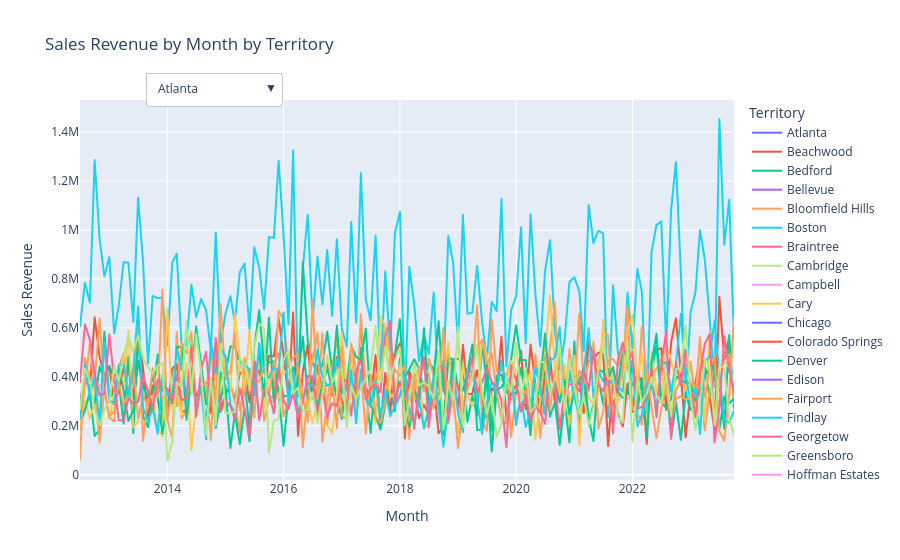

The notebook cell this image was saved under:
### Code cell
sql_data_analyst.get_plotly_graph()

### Figure 1 — Plotly figure (JSON) as saved in the notebook; plotly's stock layout.template omitted (floating-point values rounded to 4 significant figures; data arrays with more than 128 entries replaced by an {"elided": "..."} marker saying what was removed)
{"data": [{"hovertemplate": "Territory=Atlanta<br>Month=%{x}<br>Sales Revenue=%{y}<extra></extra>", "legendgroup": "Atlanta", "line": {"color": "#636efa", "dash": "solid"}, "marker": {"symbol": "circle"}, "mode": "lines", "name": "Atlanta", "showlegend": true, "type": "scattergl", "x": {"elided": "136 str values"}, "xaxis": "x", "y": {"elided": "136 float values"}, "yaxis": "y"}, {"hovertemplate": "Territory=Beachwood<br>Month=%{x}<br>Sales Revenue=%{y}<extra></extra>", "legendgroup": "Beachwood", "line": {"color": "#EF553B", "dash": "solid"}, "marker": {"symbol": "circle"}, "mode": "lines", "name": "Beachwood", "showlegend": true, "type": "scattergl", "x": {"elided": "136 str values"}, "xaxis": "x", "y": {"elided": "136 float values"}, "yaxis": "y"}, {"hovertemplate": "Territory=Bedford<br>Month=%{x}<br>Sales Revenue=%{y}<extra></extra>", "legendgroup": "Bedford", "line": {"color": "#00cc96", "dash": "solid"}, "marker": {"symbol": "circle"}, "mode": "lines", "name": "Bedford", "showlegend": true, "type": "scattergl", "x": {"elided": "136 str values"}, "xaxis": "x", "y": {"elided": "136 float values"}, "yaxis": "y"}, {"hovertemplate": "Territory=Bellevue<br>Month=%{x}<br>Sales Revenue=%{y}<extra></extra>", "legendgroup": "Bellevue", "line": {"color": "#ab63fa", "dash": "solid"}, "marker": {"symbol": "circle"}, "mode": "lines", "name": "Bellevue", "showlegend": true, "type": "scattergl", "x": {"elided": "136 str values"}, "xaxis": "x", "y": {"elided": "136 float values"}, "yaxis": "y"}, {"hovertemplate": "Territory=Bloomfield Hills<br>Month=%{x}<br>Sales Revenue=%{y}<extra></extra>", "legendgroup": "Bloomfield Hills", "line": {"color": "#FFA15A", "dash": "solid"}, "marker": {"symbol": "circle"}, "mode": "lines", "name": "Bloomfield Hills", "showlegend": true, "type": "scattergl", "x": {"elided": "136 str values"}, "xaxis": "x", "y": {"elided": "136 float values"}, "yaxis": "y"}, {"hovertemplate": "Territory=Boston<br>Month=%{x}<br>Sales Revenue=%{y}<extra></extra>", "legendgroup": "Boston", "line": {"color": "#19d3f3", "dash": "solid"}, "marker": {"symbol": "circle"}, "mode": "lines", "name": "Boston", "showlegend": true, "type": "scattergl", "x": {"elided": "136 str values"}, "xaxis": "x", "y": {"elided": "136 float values"}, "yaxis": "y"}, {"hovertemplate": "Territory=Braintree<br>Month=%{x}<br>Sales Revenue=%{y}<extra></extra>", "legendgroup": "Braintree", "line": {"color": "#FF6692", "dash": "solid"}, "marker": {"symbol": "circle"}, "mode": "lines", "name": "Braintree", "showlegend": true, "type": "scattergl", "x": {"elided": "136 str values"}, "xaxis": "x", "y": {"elided": "136 float values"}, "yaxis": "y"}, {"hovertemplate": "Territory=Cambridge<br>Month=%{x}<br>Sales Revenue=%{y}<extra></extra>", "legendgroup": "Cambridge", "line": {"color": "#B6E880", "dash": "solid"}, "marker": {"symbol": "circle"}, "mode": "lines", "name": "Cambridge", "showlegend": true, "type": "scattergl", "x": {"elided": "136 str values"}, "xaxis": "x", "y": {"elided": "136 float values"}, "yaxis": "y"}, {"hovertemplate": "Territory=Campbell<br>Month=%{x}<br>Sales Revenue=%{y}<extra></extra>", "legendgroup": "Campbell", "line": {"color": "#FF97FF", "dash": "solid"}, "marker": {"symbol": "circle"}, "mode": "lines", "name": "Campbell", "showlegend": true, "type": "scattergl", "x": {"elided": "136 str values"}, "xaxis": "x", "y": {"elided": "136 float values"}, "yaxis": "y"}, {"hovertemplate": "Territory=Cary<br>Month=%{x}<br>Sales Revenue=%{y}<extra></extra>", "legendgroup": "Cary", "line": {"color": "#FECB52", "dash": "solid"}, "marker": {"symbol": "circle"}, "mode": "lines", "name": "Cary", "showlegend": true, "type": "scattergl", "x": {"elided": "136 str values"}, "xaxis": "x", "y": {"elided": "136 float values"}, "yaxis": "y"}, {"hovertemplate": "Territory=Chicago<br>Month=%{x}<br>Sales Revenue=%{y}<extra></extra>", "legendgroup": "Chicago", "line": {"color": "#636efa", "dash": "solid"}, "marker": {"symbol": "circle"}, "mode": "lines", "name": "Chicago", "showlegend": true, "type": "scattergl", "x": {"elided": "136 str values"}, "xaxis": "x", "y": {"elided": "136 float values"}, "yaxis": "y"}, {"hovertemplate": "Territory=Colorado Springs<br>Month=%{x}<br>Sales Revenue=%{y}<extra></extra>", "legendgroup": "Colorado Springs", "line": {"color": "#EF553B", "dash": "solid"}, "marker": {"symbol": "circle"}, "mode": "lines", "name": "Colorado Springs", "showlegend": true, "type": "scattergl", "x": {"elided": "136 str values"}, "xaxis": "x", "y": {"elided": "136 float values"}, "yaxis": "y"}, {"hovertemplate": "Territory=Denver<br>Month=%{x}<br>Sales Revenue=%{y}<extra></extra>", "legendgroup": "Denver", "line": {"color": "#00cc96", "dash": "solid"}, "marker": {"symbol": "circle"}, "mode": "lines", "name": "Denver", "showlegend": true, "type": "scattergl", "x": {"elided": "136 str values"}, "xaxis": "x", "y": {"elided": "136 float values"}, "yaxis": "y"}, {"hovertemplate": "Territory=Edison<br>Month=%{x}<br>Sales Revenue=%{y}<extra></extra>", "legendgroup": "Edison", "line": {"color": "#ab63fa", "dash": "solid"}, "marker": {"symbol": "circle"}, "mode": "lines", "name": "Edison", "showlegend": true, "type": "scattergl", "x": {"elided": "136 str values"}, "xaxis": "x", "y": {"elided": "136 float values"}, "yaxis": "y"}, {"hovertemplate": "Territory=Fairport<br>Month=%{x}<br>Sales Revenue=%{y}<extra></extra>", "legendgroup": "Fairport", "line": {"color": "#FFA15A", "dash": "solid"}, "marker": {"symbol": "circle"}, "mode": "lines", "name": "Fairport", "showlegend": true, "type": "scattergl", "x": {"elided": "136 str values"}, "xaxis": "x", "y": {"elided": "136 float values"}, "yaxis": "y"}, {"hovertemplate": "Territory=Findlay<br>Month=%{x}<br>Sales Revenue=%{y}<extra></extra>", "legendgroup": "Findlay", "line": {"color": "#19d3f3", "dash": "solid"}, "marker": {"symbol": "circle"}, "mode": "lines", "name": "Findlay", "showlegend": true, "type": "scattergl", "x": {"elided": "136 str values"}, "xaxis": "x", "y": {"elided": "136 float values"}, "yaxis": "y"}, {"hovertemplate": "Territory=Georgetow<br>Month=%{x}<br>Sales Revenue=%{y}<extra></extra>", "legendgroup": "Georgetow", "line": {"color": "#FF6692", "dash": "solid"}, "marker": {"symbol": "circle"}, "mode": "lines", "name": "Georgetow", "showlegend": true, "type": "scattergl", "x": {"elided": "136 str values"}, "xaxis": "x", "y": {"elided": "136 float values"}, "yaxis": "y"}, {"hovertemplate": "Territory=Greensboro<br>Month=%{x}<br>Sales Revenue=%{y}<extra></extra>", "legendgroup": "Greensboro", "line": {"color": "#B6E880", "dash": "solid"}, "marker": {"symbol": "circle"}, "mode": "lines", "name": "Greensboro", "showlegend": true, "type": "scattergl", "x": {"elided": "136 str values"}, "xaxis": "x", "y": {"elided": "136 float values"}, "yaxis": "y"}, {"hovertemplate": "Territory=Hoffman Estates<br>Month=%{x}<br>Sales Revenue=%{y}<extra></extra>", "legendgroup": "Hoffman Estates", "line": {"color": "#FF97FF", "dash": "solid"}, "marker": {"symbol": "circle"}, "mode": "lines", "name": "Hoffman Estates", "showlegend": true, "type": "scattergl", "x": {"elided": "136 str values"}, "xaxis": "x", "y": {"elided": "136 float values"}, "yaxis": "y"}, {"hovertemplate": "Territory=Hollis<br>Month=%{x}<br>Sales Revenue=%{y}<extra></extra>", "legendgroup": "Hollis", "line": {"color": "#FECB52", "dash": "solid"}, "marker": {"symbol": "circle"}, "mode": "lines", "name": "Hollis", "showlegend": true, "type": "scattergl", "x": {"elided": "136 str values"}, "xaxis": "x", "y": {"elided": "136 float values"}, "yaxis": "y"}, {"hovertemplate": "Territory=Louisville<br>Month=%{x}<br>Sales Revenue=%{y}<extra></extra>", "legendgroup": "Louisville", "line": {"color": "#636efa", "dash": "solid"}, "marker": {"symbol": "circle"}, "mode": "lines", "name": "Louisville", "showlegend": true, "type": "scattergl", "x": {"elided": "136 str values"}, "xaxis": "x", "y": {"elided": "136 float values"}, "yaxis": "y"}, {"hovertemplate": "Territory=Mellvile<br>Month=%{x}<br>Sales Revenue=%{y}<extra></extra>", "legendgroup": "Mellvile", "line": {"color": "#EF553B", "dash": "solid"}, "marker": {"symbol": "circle"}, "mode": "lines", "name": "Mellvile", "showlegend": true, "type": "scattergl", "x": {"elided": "136 str values"}, "xaxis": "x", "y": {"elided": "136 float values"}, "yaxis": "y"}, {"hovertemplate": "Territory=Menlo Park<br>Month=%{x}<br>Sales Revenue=%{y}<extra></extra>", "legendgroup": "Menlo Park", "line": {"color": "#00cc96", "dash": "solid"}, "marker": {"symbol": "circle"}, "mode": "lines", "name": "Menlo Park", "showlegend": true, "type": "scattergl", "x": {"elided": "136 str values"}, "xaxis": "x", "y": {"elided": "136 float values"}, "yaxis": "y"}, {"hovertemplate": "Territory=Minneapolis<br>Month=%{x}<br>Sales Revenue=%{y}<extra></extra>", "legendgroup": "Minneapolis", "line": {"color": "#ab63fa", "dash": "solid"}, "marker": {"symbol": "circle"}, "mode": "lines", "name": "Minneapolis", "showlegend": true, "type": "scattergl", "x": {"elided": "136 str values"}, "xaxis": "x", "y": {"elided": "136 float values"}, "yaxis": "y"}, {"hovertemplate": "Territory=Morristown<br>Month=%{x}<br>Sales Revenue=%{y}<extra></extra>", "legendgroup": "Morristown", "line": {"color": "#FFA15A", "dash": "solid"}, "marker": {"symbol": "circle"}, "mode": "lines", "name": "Morristown", "showlegend": true, "type": "scattergl", "x": {"elided": "136 str values"}, "xaxis": "x", "y": {"elided": "136 float values"}, "yaxis": "y"}, {"hovertemplate": "Territory=New York<br>Month=%{x}<br>Sales Revenue=%{y}<extra></extra>", "legendgroup": "New York", "line": {"color": "#19d3f3", "dash": "solid"}, "marker": {"symbol": "circle"}, "mode": "lines", "name": "New York", "showlegend": true, "type": "scattergl", "x": {"elided": "136 str values"}, "xaxis": "x", "y": {"elided": "136 float values"}, "yaxis": "y"}, {"hovertemplate": "Territory=Neward<br>Month=%{x}<br>Sales Revenue=%{y}<extra></extra>", "legendgroup": "Neward", "line": {"color": "#FF6692", "dash": "solid"}, "marker": {"symbol": "circle"}, "mode": "lines", "name": "Neward", "showlegend": true, "type": "scattergl", "x": {"elided": "136 str values"}, "xaxis": "x", "y": {"elided": "136 float values"}, "yaxis": "y"}, {"hovertemplate": "Territory=Orlando<br>Month=%{x}<br>Sales Revenue=%{y}<extra></extra>", "legendgroup": "Orlando", "line": {"color": "#B6E880", "dash": "solid"}, "marker": {"symbol": "circle"}, "mode": "lines", "name": "Orlando", "showlegend": true, "type": "scattergl", "x": {"elided": "136 str values"}, "xaxis": "x", "y": {"elided": "136 float values"}, "yaxis": "y"}, {"hovertemplate": "Territory=Philadelphia<br>Month=%{x}<br>Sales Revenue=%{y}<extra></extra>", "legendgroup": "Philadelphia", "line": {"color": "#FF97FF", "dash": "solid"}, "marker": {"symbol": "circle"}, "mode": "lines", "name": "Philadelphia", "showlegend": true, "type": "scattergl", "x": {"elided": "136 str values"}, "xaxis": "x", "y": {"elided": "136 float values"}, "yaxis": "y"}, {"hovertemplate": "Territory=Phoenix<br>Month=%{x}<br>Sales Revenue=%{y}<extra></extra>", "legendgroup": "Phoenix", "line": {"color": "#FECB52", "dash": "solid"}, "marker": {"symbol": "circle"}, "mode": "lines", "name": "Phoenix", "showlegend": true, "type": "scattergl", "x": {"elided": "136 str values"}, "xaxis": "x", "y": {"elided": "136 float values"}, "yaxis": "y"}, {"hovertemplate": "Territory=Portsmouth<br>Month=%{x}<br>Sales Revenue=%{y}<extra></extra>", "legendgroup": "Portsmouth", "line": {"color": "#636efa", "dash": "solid"}, "marker": {"symbol": "circle"}, "mode": "lines", "name": "Portsmouth", "showlegend": true, "type": "scattergl", "x": {"elided": "136 str values"}, "xaxis": "x", "y": {"elided": "136 float values"}, "yaxis": "y"}, {"hovertemplate": "Territory=Providence<br>Month=%{x}<br>Sales Revenue=%{y}<extra></extra>", "legendgroup": "Providence", "line": {"color": "#EF553B", "dash": "solid"}, "marker": {"symbol": "circle"}, "mode": "lines", "name": "Providence", "showlegend": true, "type": "scattergl", "x": {"elided": "136 str values"}, "xaxis": "x", "y": {"elided": "136 float values"}, "yaxis": "y"}, {"hovertemplate": "Territory=Racine<br>Month=%{x}<br>Sales Revenue=%{y}<extra></extra>", "legendgroup": "Racine", "line": {"color": "#00cc96", "dash": "solid"}, "marker": {"symbol": "circle"}, "mode": "lines", "name": "Racine", "showlegend": true, "type": "scattergl", "x": {"elided": "136 str values"}, "xaxis": "x", "y": {"elided": "136 float values"}, "yaxis": "y"}, {"hovertemplate": "Territory=Redmond<br>Month=%{x}<br>Sales Revenue=%{y}<extra></extra>", "legendgroup": "Redmond", "line": {"color": "#ab63fa", "dash": "solid"}, "marker": {"symbol": "circle"}, "mode": "lines", "name": "Redmond", "showlegend": true, "type": "scattergl", "x": {"elided": "136 str values"}, "xaxis": "x", "y": {"elided": "136 float values"}, "yaxis": "y"}, {"hovertemplate": "Territory=Rockville<br>Month=%{x}<br>Sales Revenue=%{y}<extra></extra>", "legendgroup": "Rockville", "line": {"color": "#FFA15A", "dash": "solid"}, "marker": {"symbol": "circle"}, "mode": "lines", "name": "Rockville", "showlegend": true, "type": "scattergl", "x": {"elided": "136 str values"}, "xaxis": "x", "y": {"elided": "136 float values"}, "yaxis": "y"}, {"hovertemplate": "Territory=Roseville<br>Month=%{x}<br>Sales Revenue=%{y}<extra></extra>", "legendgroup": "Roseville", "line": {"color": "#19d3f3", "dash": "solid"}, "marker": {"symbol": "circle"}, "mode": "lines", "name": "Roseville", "showlegend": true, "type": "scattergl", "x": {"elided": "136 str values"}, "xaxis": "x", "y": {"elided": "136 float values"}, "yaxis": "y"}, {"hovertemplate": "Territory=San Francisco<br>Month=%{x}<br>Sales Revenue=%{y}<extra></extra>", "legendgroup": "San Francisco", "line": {"color": "#FF6692", "dash": "solid"}, "marker": {"symbol": "circle"}, "mode": "lines", "name": "San Francisco", "showlegend": true, "type": "scattergl", "x": {"elided": "136 str values"}, "xaxis": "x", "y": {"elided": "136 float values"}, "yaxis": "y"}, {"hovertemplate": "Territory=Santa Clara<br>Month=%{x}<br>Sales Revenue=%{y}<extra></extra>", "legendgroup": "Santa Clara", "line": {"color": "#B6E880", "dash": "solid"}, "marker": {"symbol": "circle"}, "mode": "lines", "name": "Santa Clara", "showlegend": true, "type": "scattergl", "x": {"elided": "136 str values"}, "xaxis": "x", "y": {"elided": "136 float values"}, "yaxis": "y"}, {"hovertemplate": "Territory=Santa Cruz<br>Month=%{x}<br>Sales Revenue=%{y}<extra></extra>", "legendgroup": "Santa Cruz", "line": {"color": "#FF97FF", "dash": "solid"}, "marker": {"symbol": "circle"}, "mode": "lines", "name": "Santa Cruz", "showlegend": true, "type": "scattergl", "x": {"elided": "136 str values"}, "xaxis": "x", "y": {"elided": "136 float values"}, "yaxis": "y"}, {"hovertemplate": "Territory=Santa Monica<br>Month=%{x}<br>Sales Revenue=%{y}<extra></extra>", "legendgroup": "Santa Monica", "line": {"color": "#FECB52", "dash": "solid"}, "marker": {"symbol": "circle"}, "mode": "lines", "name": "Santa Monica", "showlegend": true, "type": "scattergl", "x": {"elided": "136 str values"}, "xaxis": "x", "y": {"elided": "136 float values"}, "yaxis": "y"}, {"hovertemplate": "Territory=Savannah<br>Month=%{x}<br>Sales Revenue=%{y}<extra></extra>", "legendgroup": "Savannah", "line": {"color": "#636efa", "dash": "solid"}, "marker": {"symbol": "circle"}, "mode": "lines", "name": "Savannah", "showlegend": true, "type": "scattergl", "x": {"elided": "136 str values"}, "xaxis": "x", "y": {"elided": "136 float values"}, "yaxis": "y"}, {"hovertemplate": "Territory=Scottsdale<br>Month=%{x}<br>Sales Revenue=%{y}<extra></extra>", "legendgroup": "Scottsdale", "line": {"color": "#EF553B", "dash": "solid"}, "marker": {"symbol": "circle"}, "mode": "lines", "name": "Scottsdale", "showlegend": true, "type": "scattergl", "x": {"elided": "136 str values"}, "xaxis": "x", "y": {"elided": "136 float values"}, "yaxis": "y"}, {"hovertemplate": "Territory=Seattle<br>Month=%{x}<br>Sales Revenue=%{y}<extra></extra>", "legendgroup": "Seattle", "line": {"color": "#00cc96", "dash": "solid"}, "marker": {"symbol": "circle"}, "mode": "lines", "name": "Seattle", "showlegend": true, "type": "scattergl", "x": {"elided": "136 str values"}, "xaxis": "x", "y": {"elided": "136 float values"}, "yaxis": "y"}, {"hovertemplate": "Territory=Southfield<br>Month=%{x}<br>Sales Revenue=%{y}<extra></extra>", "legendgroup": "Southfield", "line": {"color": "#ab63fa", "dash": "solid"}, "marker": {"symbol": "circle"}, "mode": "lines", "name": "Southfield", "showlegend": true, "type": "scattergl", "x": {"elided": "136 str values"}, "xaxis": "x", "y": {"elided": "136 float values"}, "yaxis": "y"}, {"hovertemplate": "Territory=Tampa<br>Month=%{x}<br>Sales Revenue=%{y}<extra></extra>", "legendgroup": "Tampa", "line": {"color": "#FFA15A", "dash": "solid"}, "marker": {"symbol": "circle"}, "mode": "lines", "name": "Tampa", "showlegend": true, "type": "scattergl", "x": {"elided": "136 str values"}, "xaxis": "x", "y": {"elided": "136 float values"}, "yaxis": "y"}, {"hovertemplate": "Territory=Troy<br>Month=%{x}<br>Sales Revenue=%{y}<extra></extra>", "legendgroup": "Troy", "line": {"color": "#19d3f3", "dash": "solid"}, "marker": {"symbol": "circle"}, "mode": "lines", "name": "Troy", "showlegend": true, "type": "scattergl", "x": {"elided": "136 str values"}, "xaxis": "x", "y": {"elided": "136 float values"}, "yaxis": "y"}, {"hovertemplate": "Territory=Westboro<br>Month=%{x}<br>Sales Revenue=%{y}<extra></extra>", "legendgroup": "Westboro", "line": {"color": "#FF6692", "dash": "solid"}, "marker": {"symbol": "circle"}, "mode": "lines", "name": "Westboro", "showlegend": true, "type": "scattergl", "x": {"elided": "136 str values"}, "xaxis": "x", "y": {"elided": "136 float values"}, "yaxis": "y"}, {"hovertemplate": "Territory=Wilton<br>Month=%{x}<br>Sales Revenue=%{y}<extra></extra>", "legendgroup": "Wilton", "line": {"color": "#B6E880", "dash": "solid"}, "marker": {"symbol": "circle"}, "mode": "lines", "name": "Wilton", "showlegend": true, "type": "scattergl", "x": {"elided": "136 str values"}, "xaxis": "x", "y": {"elided": "136 float values"}, "yaxis": "y"}], "layout": {"legend": {"title": {"text": "Territory"}, "tracegroupgap": 0}, "title": {"text": "Sales Revenue by Month by Territory"}, "updatemenus": [{"buttons": [{"args": [{"visible": {"elided": "6528 bool values"}}], "label": "Atlanta", "method": "update"}, {"args": [{"visible": {"elided": "6528 bool values"}}], "label": "Beachwood", "method": "update"}, {"args": [{"visible": {"elided": "6528 bool values"}}], "label": "Bedford", "method": "update"}, {"args": [{"visible": {"elided": "6528 bool values"}}], "label": "Bellevue", "method": "update"}, {"args": [{"visible": {"elided": "6528 bool values"}}], "label": "Bloomfield Hills", "method": "update"}, {"args": [{"visible": {"elided": "6528 bool values"}}], "label": "Boston", "method": "update"}, {"args": [{"visible": {"elided": "6528 bool values"}}], "label": "Braintree", "method": "update"}, {"args": [{"visible": {"elided": "6528 bool values"}}], "label": "Cambridge", "method": "update"}, {"args": [{"visible": {"elided": "6528 bool values"}}], "label": "Campbell", "method": "update"}, {"args": [{"visible": {"elided": "6528 bool values"}}], "label": "Cary", "method": "update"}, {"args": [{"visible": {"elided": "6528 bool values"}}], "label": "Chicago", "method": "update"}, {"args": [{"visible": {"elided": "6528 bool values"}}], "label": "Colorado Springs", "method": "update"}, {"args": [{"visible": {"elided": "6528 bool values"}}], "label": "Denver", "method": "update"}, {"args": [{"visible": {"elided": "6528 bool values"}}], "label": "Edison", "method": "update"}, {"args": [{"visible": {"elided": "6528 bool values"}}], "label": "Fairport", "method": "update"}, {"args": [{"visible": {"elided": "6528 bool values"}}], "label": "Findlay", "method": "update"}, {"args": [{"visible": {"elided": "6528 bool values"}}], "label": "Georgetow", "method": "update"}, {"args": [{"visible": {"elided": "6528 bool values"}}], "label": "Greensboro", "method": "update"}, {"args": [{"visible": {"elided": "6528 bool values"}}], "label": "Hoffman Estates", "method": "update"}, {"args": [{"visible": {"elided": "6528 bool values"}}], "label": "Hollis", "method": "update"}, {"args": [{"visible": {"elided": "6528 bool values"}}], "label": "Louisville", "method": "update"}, {"args": [{"visible": {"elided": "6528 bool values"}}], "label": "Mellvile", "method": "update"}, {"args": [{"visible": {"elided": "6528 bool values"}}], "label": "Menlo Park", "method": "update"}, {"args": [{"visible": {"elided": "6528 bool values"}}], "label": "Minneapolis", "method": "update"}, {"args": [{"visible": {"elided": "6528 bool values"}}], "label": "Morristown", "method": "update"}, {"args": [{"visible": {"elided": "6528 bool values"}}], "label": "New York", "method": "update"}, {"args": [{"visible": {"elided": "6528 bool values"}}], "label": "Neward", "method": "update"}, {"args": [{"visible": {"elided": "6528 bool values"}}], "label": "Orlando", "method": "update"}, {"args": [{"visible": {"elided": "6528 bool values"}}], "label": "Philadelphia", "method": "update"}, {"args": [{"visible": {"elided": "6528 bool values"}}], "label": "Phoenix", "method": "update"}, {"args": [{"visible": {"elided": "6528 bool values"}}], "label": "Portsmouth", "method": "update"}, {"args": [{"visible": {"elided": "6528 bool values"}}], "label": "Providence", "method": "update"}, {"args": [{"visible": {"elided": "6528 bool values"}}], "label": "Racine", "method": "update"}, {"args": [{"visible": {"elided": "6528 bool values"}}], "label": "Redmond", "method": "update"}, {"args": [{"visible": {"elided": "6528 bool values"}}], "label": "Rockville", "method": "update"}, {"args": [{"visible": {"elided": "6528 bool values"}}], "label": "Roseville", "method": "update"}, {"args": [{"visible": {"elided": "6528 bool values"}}], "label": "San Francisco", "method": "update"}, {"args": [{"visible": {"elided": "6528 bool values"}}], "label": "Santa Clara", "method": "update"}, {"args": [{"visible": {"elided": "6528 bool values"}}], "label": "Santa Cruz", "method": "update"}, {"args": [{"visible": {"elided": "6528 bool values"}}], "label": "Santa Monica", "method": "update"}, {"args": [{"visible": {"elided": "6528 bool values"}}], "label": "Savannah", "method": "update"}, {"args": [{"visible": {"elided": "6528 bool values"}}], "label": "Scottsdale", "method": "update"}, {"args": [{"visible": {"elided": "6528 bool values"}}], "label": "Seattle", "method": "update"}, {"args": [{"visible": {"elided": "6528 bool values"}}], "label": "Southfield", "method": "update"}, {"args": [{"visible": {"elided": "6528 bool values"}}], "label": "Tampa", "method": "update"}, {"args": [{"visible": {"elided": "6528 bool values"}}], "label": "Troy", "method": "update"}, {"args": [{"visible": {"elided": "6528 bool values"}}], "label": "Westboro", "method": "update"}, {"args": [{"visible": {"elided": "6528 bool values"}}], "label": "Wilton", "method": "update"}, {"args": [{"visible": {"elided": "6528 bool values"}}], "label": "All Territories", "method": "update"}], "direction": "down", "pad": {"r": 10, "t": 10}, "showactive": true, "x": 0.1, "xanchor": "left", "y": 1.1, "yanchor": "top"}], "xaxis": {"anchor": "y", "domain": [0, 1], "title": {"text": "Month"}}, "yaxis": {"anchor": "x", "domain": [0, 1], "title": {"text": "Sales Revenue"}}}}
